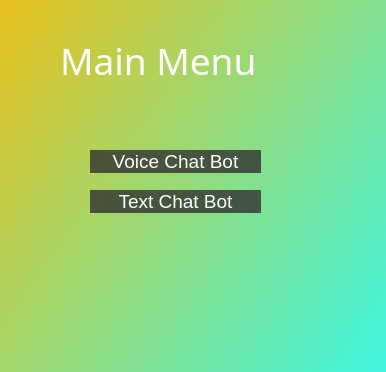
<?xml version="1.0" encoding="UTF-8"?>
<ui version="4.0">
 <class>guigui</class>
 <widget class="QWidget" name="guigui">
  <property name="geometry">
   <rect>
    <x>0</x>
    <y>0</y>
    <width>386</width>
    <height>372</height>
   </rect>
  </property>
  <property name="windowTitle">
   <string>ChatBot</string>
  </property>
  <widget class="QLabel" name="grad">
   <property name="geometry">
    <rect>
     <x>-40</x>
     <y>-70</y>
     <width>431</width>
     <height>601</height>
    </rect>
   </property>
   <property name="styleSheet">
    <string notr="true">background-color: qlineargradient(spread:pad, x1:0, y1:0, x2:1, y2:0.959909, stop:0 rgba(255, 185, 0, 255), stop:1 rgba(37, 255, 255, 255));</string>
   </property>
   <property name="text">
    <string/>
   </property>
  </widget>
  <widget class="QPushButton" name="voiceChat">
   <property name="geometry">
    <rect>
     <x>90</x>
     <y>150</y>
     <width>171</width>
     <height>23</height>
    </rect>
   </property>
   <property name="sizePolicy">
    <sizepolicy hsizetype="Minimum" vsizetype="Fixed">
     <horstretch>0</horstretch>
     <verstretch>0</verstretch>
    </sizepolicy>
   </property>
   <property name="font">
    <font>
     <family>Arial</family>
     <pointsize>14</pointsize>
     <weight>50</weight>
     <italic>false</italic>
     <bold>false</bold>
    </font>
   </property>
   <property name="styleSheet">
    <string notr="true">color: rgb(255, 255, 255);
background-color: rgba(47, 47, 47,200);
border: none;
border-radius:25px;
font: 14pt &quot;Arial&quot;;</string>
   </property>
   <property name="text">
    <string>Voice Chat Bot</string>
   </property>
  </widget>
  <widget class="QPushButton" name="textChat">
   <property name="geometry">
    <rect>
     <x>90</x>
     <y>190</y>
     <width>171</width>
     <height>23</height>
    </rect>
   </property>
   <property name="sizePolicy">
    <sizepolicy hsizetype="Minimum" vsizetype="Fixed">
     <horstretch>0</horstretch>
     <verstretch>0</verstretch>
    </sizepolicy>
   </property>
   <property name="font">
    <font>
     <family>Arial</family>
     <pointsize>14</pointsize>
     <weight>50</weight>
     <italic>false</italic>
     <bold>false</bold>
    </font>
   </property>
   <property name="styleSheet">
    <string notr="true">color: rgb(255, 255, 255);
background-color: rgba(47, 47, 47,200);
border: none;
border-radius:25px;
font: 14pt &quot;Arial&quot;;</string>
   </property>
   <property name="text">
    <string>Text Chat Bot</string>
   </property>
  </widget>
  <widget class="QLabel" name="label">
   <property name="geometry">
    <rect>
     <x>60</x>
     <y>30</y>
     <width>301</width>
     <height>61</height>
    </rect>
   </property>
   <property name="font">
    <font>
     <family>Century Gothic</family>
     <pointsize>28</pointsize>
    </font>
   </property>
   <property name="styleSheet">
    <string notr="true">color: rgb(255, 255, 255);</string>
   </property>
   <property name="text">
    <string>Main Menu</string>
   </property>
  </widget>
 </widget>
 <resources/>
 <connections/>
</ui>
